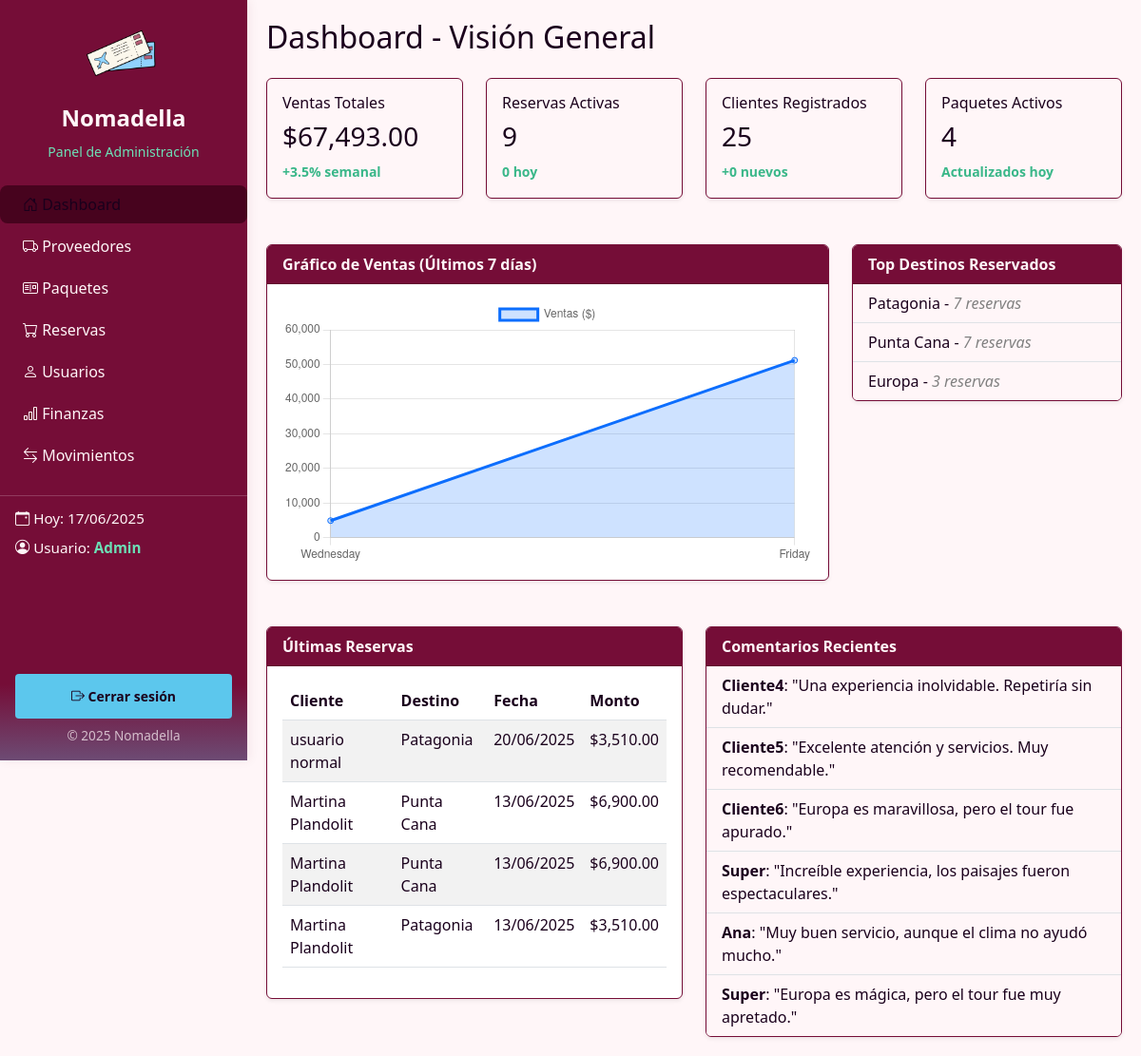
The page /dashboard/dashboard.php (signed in) on the database as committed earlier.
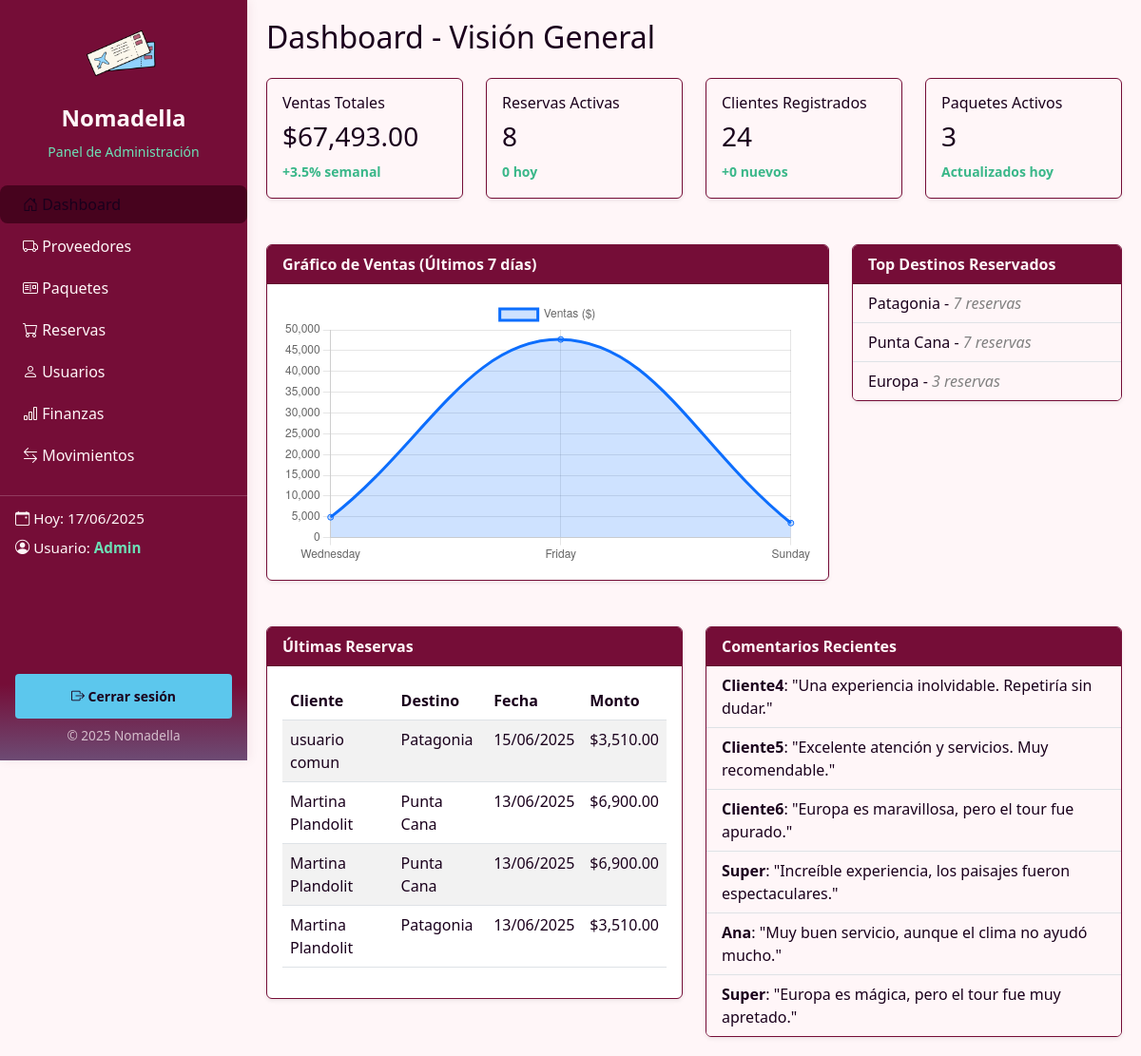
The same page on the database as committed later.
### tables this page shows
CREATE TABLE `ordenes` (
  `id_orden` int(11) NOT NULL,
  `id_usuario` int(11) DEFAULT NULL,
  `fecha_orden` timestamp NOT NULL DEFAULT current_timestamp() ON UPDATE current_timestamp(),
  `total` decimal(12,2) DEFAULT NULL,
  `estado` varchar(20) DEFAULT NULL,
  `medio_pago` varchar(100) DEFAULT NULL,
  `datos_facturacion` varchar(200) DEFAULT NULL
);

CREATE TABLE `paquetes_turisticos` (
  `id_paquete` int(11) NOT NULL,
  `nombre` varchar(200) DEFAULT NULL,
  `descripcion` text DEFAULT NULL,
  `id_destino` int(11) DEFAULT NULL,
  `precio_base` decimal(12,2) DEFAULT NULL,
  `fecha_inicio` date DEFAULT NULL,
  `fecha_fin` date DEFAULT NULL,
  `cupo_disponible` int(11) DEFAULT NULL,
  `destino` varchar(150) DEFAULT NULL,
  `tipo_paquete` varchar(100) DEFAULT NULL,
  `activo` tinyint(1) DEFAULT NULL
);

CREATE TABLE `orden_items` (
  `id_item` int(11) NOT NULL,
  `id_orden` int(11) DEFAULT NULL,
  `tipo_producto` varchar(50) DEFAULT NULL,
  `id_producto` int(11) DEFAULT NULL,
  `cantidad` int(11) DEFAULT NULL,
  `precio_unitario` decimal(12,2) DEFAULT NULL,
  `subtotal` decimal(12,2) DEFAULT NULL
);

### dashboard/dashboard.php (the view, shortened to what the changed rows need)
<?php
include 'conexion.php';
$reservasHoy = $pdo->query("SELECT COUNT(*) AS total FROM ordenes WHERE DATE(fecha_orden) = CURDATE()")->fetch()['total'];
$clientes = $pdo->query("SELECT COUNT(*) AS total FROM usuarios")->fetch()['total'];
$nuevos = $pdo->query("SELECT COUNT(*) AS total FROM usuarios WHERE DATE(fecha_registro) = CURDATE()")->fetch()['total'];
$paquetes = $pdo->query("SELECT COUNT(*) AS total FROM paquetes_turisticos WHERE activo = 1")->fetch()['total'];
$reservaActivas = $pdo->query("SELECT COUNT(*) AS total FROM ordenes WHERE estado = 'activa' OR estado = 'confirmada'")->fetch()['total'];
$ventas = $pdo->query("
  SELECT DAYNAME(fecha_orden) AS dia, SUM(total) AS total
  FROM ordenes
  WHERE fecha_orden >= CURDATE() - INTERVAL 6 DAY
  GROUP BY dia
  ORDER BY FIELD(dia, 'Monday', 'Tuesday', 'Wednesday', 'Thursday', 'Friday', 'Saturday', 'Sunday')
")->fetchAll(PDO::FETCH_ASSOC);
$reservas = $pdo->query("
  SELECT CONCAT(u.nombre, ' ', u.apellido) AS cliente, pt.destino, o.fecha_orden AS fecha, oi.subtotal AS monto
  FROM ordenes o
  JOIN usuarios u ON u.id_usuario = o.id_usuario
  JOIN orden_items oi ON oi.id_orden = o.id_orden
  LEFT JOIN paquetes_turisticos pt ON pt.id_paquete = oi.id_producto
  ORDER BY o.fecha_orden DESC
  LIMIT 4
")->fetchAll(PDO::FETCH_ASSOC);
?>
<!DOCTYPE html>
<html lang="es">
<head>
  <link href="https://cdn.jsdelivr.net/npm/bootstrap@5.3.0/dist/css/bootstrap.min.css" rel="stylesheet">
  <link href="https://cdn.jsdelivr.net/npm/bootstrap-icons/font/bootstrap-icons.css" rel="stylesheet">
  <link rel="stylesheet" href="/nomadella/css/dashboard.css">
</head>
<body>
  <?php include 'sidebar.php'; ?>
  <div class="content">
    <h2 class="mb-4">Dashboard - Visión General</h2>
    <div class="row g-4">
      <div class="col-md-3">
        <div class="card card-kpi shadow-sm">
          <div class="card-body">
            <h6 class="card-title">Reservas Activas</h6>
            <h3><?= $reservaActivas ?></h3>
            <small class="c-success"><?= $reservasHoy ?> hoy</small>
          </div>
        </div>
      </div>
      <div class="col-md-3">
        <div class="card card-kpi shadow-sm">
          <div class="card-body">
            <h6 class="card-title">Clientes Registrados</h6>
            <h3><?= $clientes ?></h3>
            <small class="c-success">+<?= $nuevos ?> nuevos</small>
          </div>
        </div>
      </div>
      <div class="col-md-3">
        <div class="card card-kpi shadow-sm">
          <div class="card-body">
            <h6 class="card-title">Paquetes Activos</h6>
            <h3><?= $paquetes ?></h3>
            <small class="c-success">Actualizados hoy</small>
          </div>
        </div>
      </div>
    </div>
    <div class="row g-4 mt-4">
      <div class="col-md-8">
        <div class="card shadow-sm">
          <div class="card-body">
            <div class="chart-container">
              <canvas id="salesChart"></canvas>
            </div>
          </div>
        </div>
      </div>
    </div>
    <div class="row g-4 mt-4">
      <div class="col-md-6">
        <div class="card shadow-sm">
          <div class="card-body">
            <table class="table table-striped">
              <thead>
                <tr>
                  <th>Cliente</th>
                  <th>Destino</th>
                  <th>Fecha</th>
                  <th>Monto</th>
                </tr>
              </thead>
              <tbody>
                <?php foreach ($reservas as $r): ?>
                  <tr>
                    <td><?= htmlspecialchars($r['cliente']) ?></td>
                    <td><?= htmlspecialchars($r['destino']) ?></td>
                    <td><?= date('d/m/Y', strtotime($r['fecha'])) ?></td>
                    <td>$<?= number_format($r['monto'], 2) ?></td>
                  </tr>
                <?php endforeach; ?>
              </tbody>
            </table>
          </div>
        </div>
      </div>
    </div>
  </div>
  <script>
    const ctx = document.getElementById('salesChart').getContext('2d');
    new Chart(ctx, {
      type: 'line',
      data: {
        labels: <?= json_encode(array_column($ventas, 'dia')) ?>,
        datasets: [{
          label: 'Ventas ($)',
          data: <?= json_encode(array_map('floatval', array_column($ventas, 'total'))) ?>,
          borderColor: 'rgba(13, 110, 253, 1)',
          backgroundColor: 'rgba(13, 110, 253, 0.2)',
          tension: 0.4,
          fill: true
        }]
      },
      options: {
        responsive: true,
        plugins: {
          legend: { position: 'top' }
        }
      }
    });
  </script>
</body>
</html>

Rows that differ between the two databases and show on the page:
changed ordenes (number 1 of 3 on the later page): cliente "usuario normal" → "usuario comun"; fecha_orden "20/06/2025" → "15/06/2025"
Other text that changed with them:
$reservaActivas: "9" → "8"
$clientes: "25" → "24"
$paquetes: "4" → "3"
chart data {{ json_encode(array_column($ventas, 'dia')) }}: ["Wednesday","Friday"] → ["Wednesday","Friday","Sunday"]
